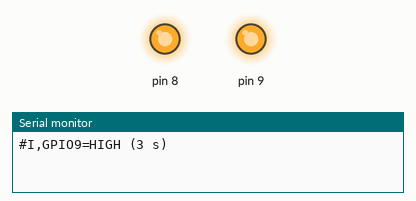
This sketch was run on a simulated Arduino Uno, built with avr-gcc and run on an emulated ATmega328P. On the bench: output pins drawn as LEDs (lit = HIGH), the last lines printed to the serial monitor.

Above: at 1.5 s.
At 6.45 s:
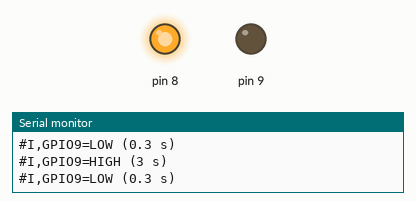
Timing chart, 0 to 7.6 s (numbered marks = the images above):
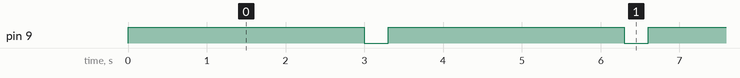

The sketch:

led_follow_test.ino
```cpp
// Tell apart "VCC on GPIO9" from "GND not connected (ground returns through SCL/GPIO9)".
// GPIO8 held HIGH. GPIO9: HIGH for 3 s, LOW for 0.3 s, repeat.
//   LED mostly ON with short dips  -> module is POWERED BY GPIO9 (VCC wire on GPIO9)
//   LED mostly OFF with short flashes -> module GND is NOT connected; it returns through GPIO9 when low
//   LED steady ON                  -> wiring OK
#include <Arduino.h>

void setup() {
  Serial.begin(921600);
  pinMode(8, OUTPUT); digitalWrite(8, HIGH);
  pinMode(9, OUTPUT);
}

void loop() {
  digitalWrite(9, HIGH); Serial.println("#I,GPIO9=HIGH (3 s)"); delay(3000);
  digitalWrite(9, LOW);  Serial.println("#I,GPIO9=LOW (0.3 s)"); delay(300);
}
```

Measured:
- by itself, pin 9: alternates HIGH for 3.0 s and LOW for 0.30 s
